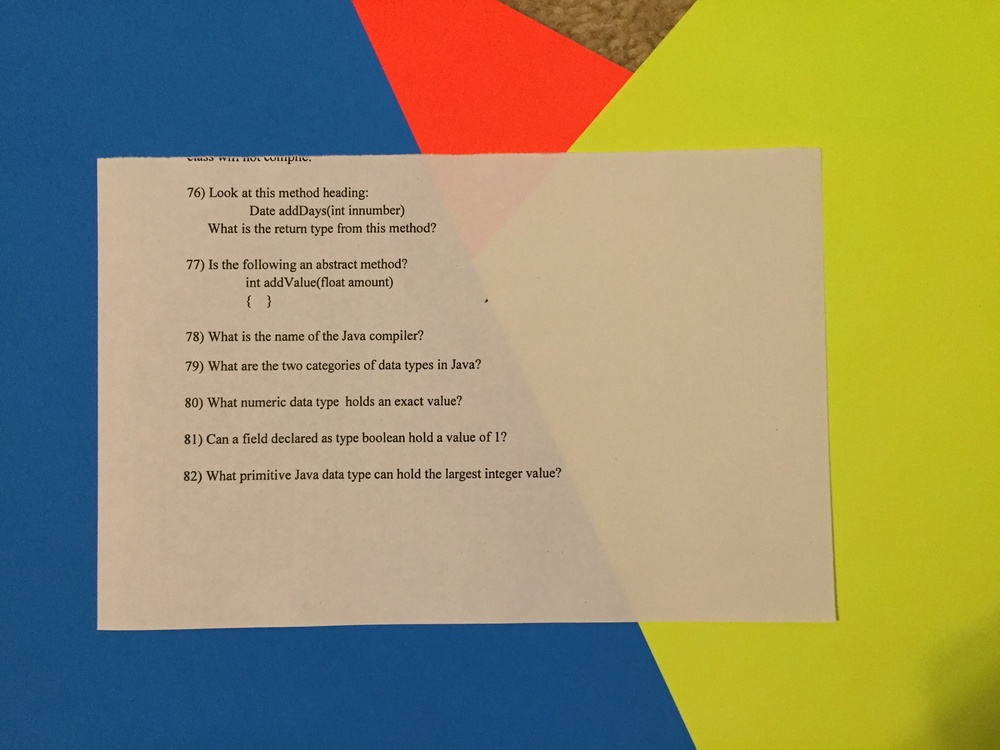
%> input picture Challenge2/data/input_25.JPG, 1000 x 750 px, shrunk from 3264 x 2448 before the run
$ octave test8.m   (GNU Octave 9; MATLAB toolbox functions it lacks are replaced by stand-ins)
%> lines starting %> are read from the running program, lines starting %| are printed output that depends on the picture; in (x1, y1, x2, y2) boxes, pixels count from 0 and x2, y2 are one past the last pixel; in counts of white or black regions, pixels touching at a corner belong together; the program's own positions count from 1
clear; clc;
input_im = imread('data/input_25.JPG');
%> input_im is the input picture: size 750x1000x3 uint8; mean R, G, B 149.9, 144.9, 105.6
input_im_red = input_im(:,:,1);
input_im_green = input_im(:,:,2);
input_im_blue = input_im(:,:,3);
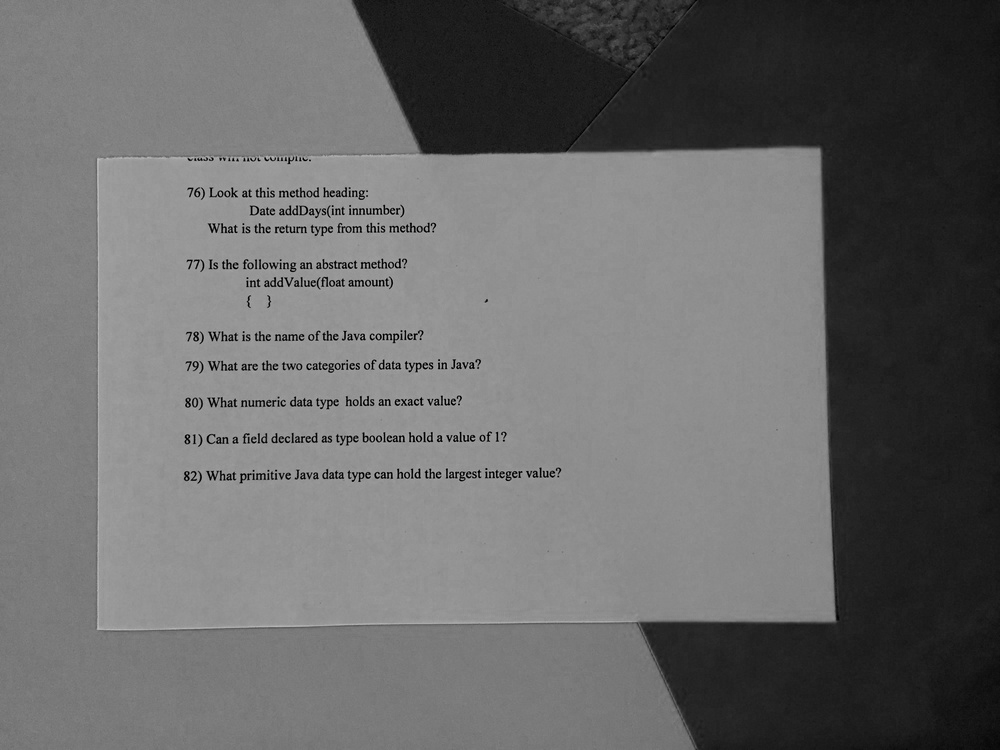
%> input_im_blue: size 750x1000 uint8; min 0, max 192, mean 105.6

numRows = size(input_im_blue,1);
%> numRows = 750
numCols = size(input_im_blue,2);
%> numCols = 1000

red_hist = imhist(input_im_red);
%> red_hist = 256 values, max 38319 at index 192, min 0 at index 1, mean 2929.7
green_hist = imhist(input_im_green);
%> green_hist = 256 values, max 29341 at index 172, min 0 at index 211, mean 2929.7
blue_hist = imhist(input_im_blue);
%> blue_hist = 256 values, max 26122 at index 147, min 0 at index 191, mean 2929.7

% find red thresh

red_hist_slice = red_hist(100:160);
%> red_hist_slice = 61 values, max 565 at index 58, min 82 at index 4, mean 341.3
red_hist_slice_sorted = sort(red_hist_slice);
%> red_hist_slice_sorted = 61 values from 82 to 565

count = 1;
while 1

    minVal = red_hist_slice_sorted(count);
    r_thresh = find(red_hist == minVal);
    r_thresh = r_thresh(1);

    if(red_hist(r_thresh) - red_hist(r_thresh+1) < 0 && red_hist(r_thresh) - red_hist(r_thresh -1) < 0)
        break;
    end

    count = count +1;

end
%> this loop made 1 pass
%> (minVal, r_thresh) on pass 1: (82, 103)
%> after the loop, count = 1

% find green thresh
green_hist_slice = green_hist(100:160);
%> green_hist_slice = 61 values, max 628 at index 55, min 218 at index 17, mean 317.1
green_hist_slice_sorted = sort(green_hist_slice);
%> green_hist_slice_sorted = 61 values from 218 to 628

count = 1;
while 1

    minVal = green_hist_slice_sorted(count);
    g_thresh = find(green_hist == minVal);
    g_thresh = g_thresh(1);

    if(green_hist(g_thresh) - green_hist(g_thresh+1) < 0 && green_hist(g_thresh) - green_hist(g_thresh -1) < 0)
        break;
    end

    count = count +1;

end
%> this loop made 1 pass
%> (minVal, g_thresh) on pass 1: (218, 116)


% find blue thresh
%blue_hist_slice = blue_hist(150:200);
blue_hist_slice = blue_hist(100:160);
%> blue_hist_slice = 61 values, max 26122 at index 48, min 170 at index 1, mean 8505.8
blue_hist_slice_sorted = sort(blue_hist_slice);
%> blue_hist_slice_sorted = 61 values from 170 to 26122

count = 1;
while 1

    minVal = blue_hist_slice_sorted(count);
    b_thresh = find(blue_hist == minVal);
    b_thresh = b_thresh(1);

    if(blue_hist(b_thresh) - blue_hist(b_thresh+1) < 0 && blue_hist(b_thresh) - blue_hist(b_thresh -1) < 0)
        break;
    end

    count = count +1;

end
%> this loop made 2 passes
%> (minVal, b_thresh) on passes 1 to 2: (170, 92), (173, 102)
%> after the loop, count = 2


%do blue first
idx = find(input_im_blue < b_thresh);
%> idx = 227740 values from 72161 to 750000
[rows, cols] = ind2sub([numRows, numCols], idx);

for i = 1 : size(rows,1)
    input_im_blue(rows(i), cols(i)) = 0;
end
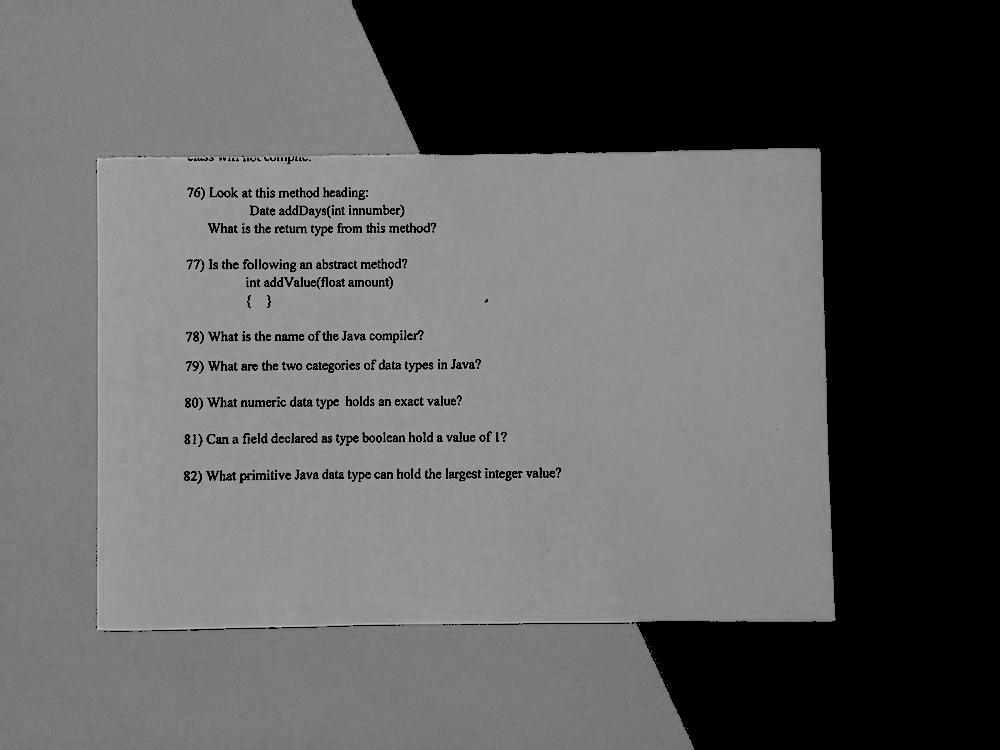
%> input_im_blue: size 750x1000 uint8; min 0, max 192, mean 95.9

% do red
idx = find(input_im_red < 165);
%> idx = 217991 values from 1 to 750000
[rows, cols] = ind2sub([numRows, numCols], idx);

for i = 1 : size(rows,1)
    input_im_red(rows(i), cols(i)) = 0;
end
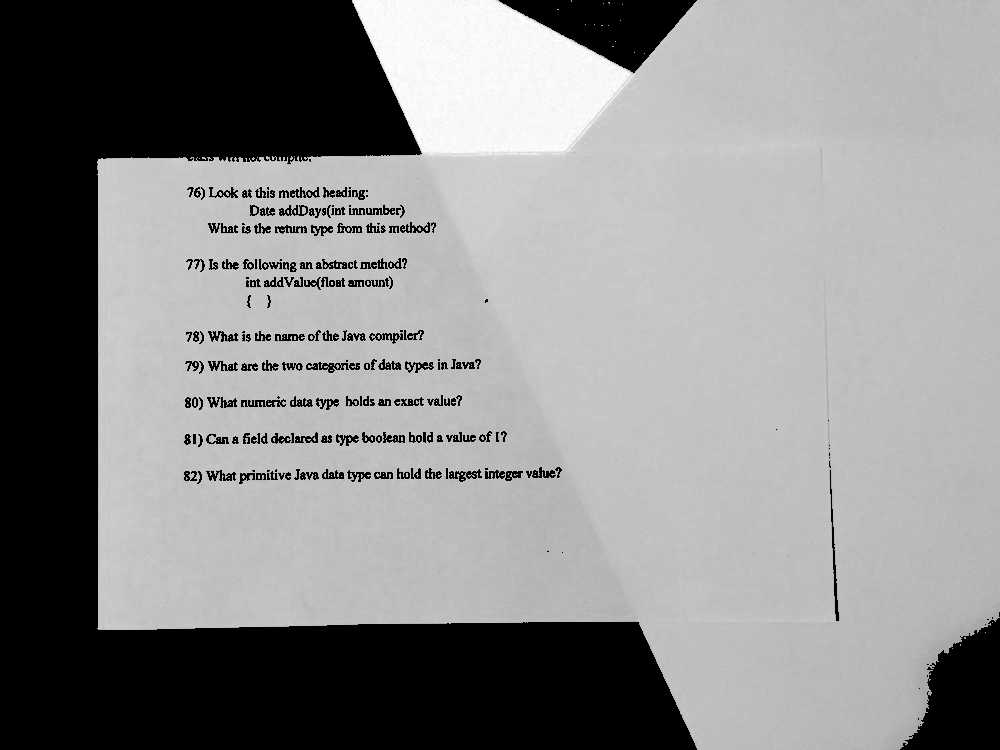
%> input_im_red: size 750x1000 uint8; min 0, max 255, mean 138.3

% do green
idx = find(input_im_green < g_thresh);
%> idx = 235802 values from 1 to 750000
[rows, cols] = ind2sub([numRows, numCols], idx);

for i = 1 : size(rows,1)
    input_im_green(rows(i), cols(i)) = 0;
end
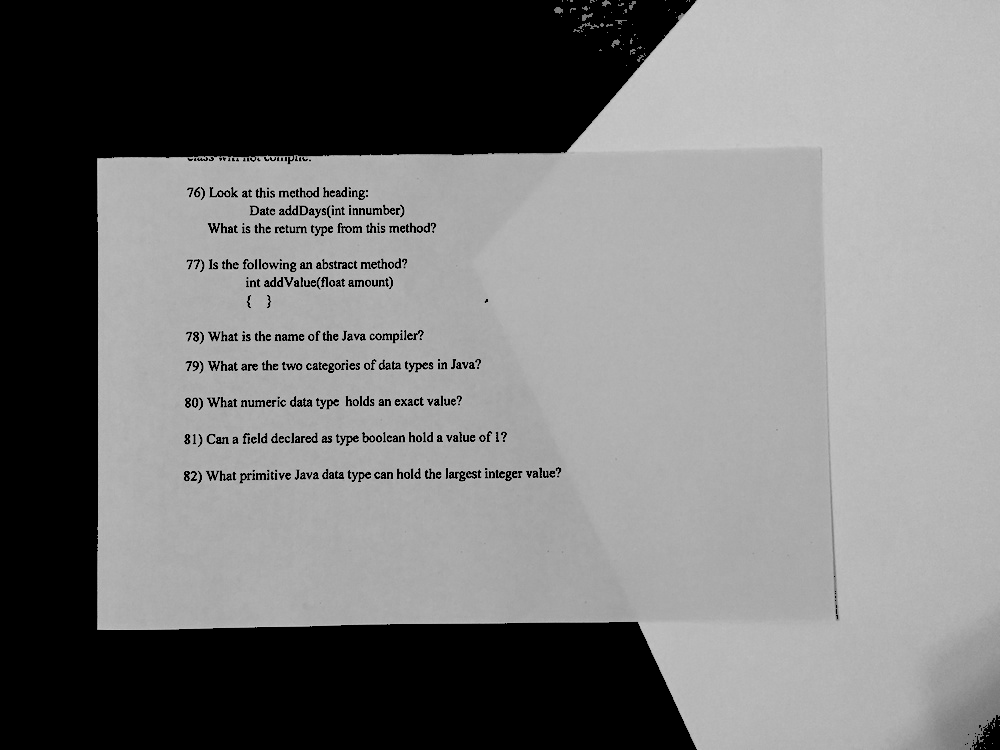
%> input_im_green: size 750x1000 uint8; min 0, max 212, mean 121

input_im_new = input_im_red .* input_im_blue .* input_im_green;
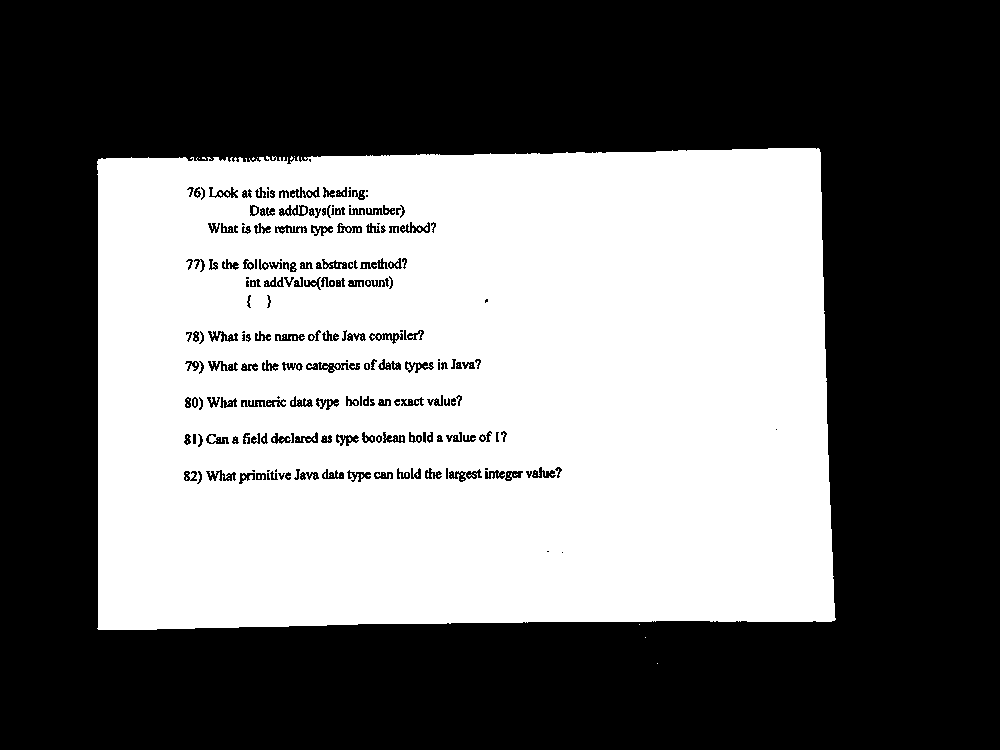
%> input_im_new: size 750x1000 uint8; 44.1% white; 198 white regions (195 under 20 px), largest, box (x1, y1, x2, y2) and area: (97, 148, 836, 630) 330137, (253, 207, 257, 214) 26, (302, 207, 306, 214) 26

imshow(input_im_blue);
title('blue');
hold on;

figure;
imshow(input_im_red);
title('red');
hold on;

figure;
imshow(input_im_green);
title('green');
hold on;

figure;
imshow(input_im_new);
title('all');

% Need to find out what the best window size is
g = medfilt2(input_im_new, [31 31]);
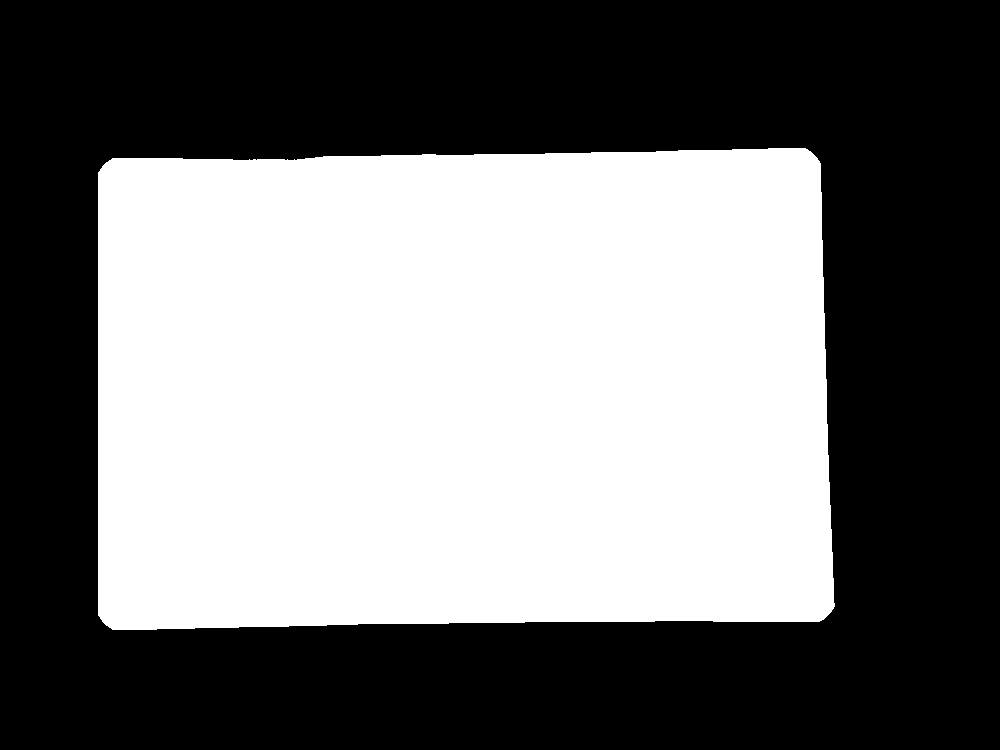
%> g: size 750x1000 uint8; 45.6% white; 1 white region, box (x1, y1, x2, y2) and area: (98, 148, 835, 630) 342231
figure;
imshow(g);
title('med filt');
